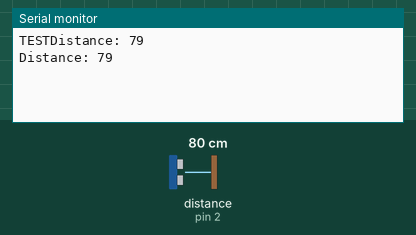
Simulated run of this sketch. Board: Arduino Uno, built with avr-gcc and run on an emulated ATmega328P. Shown: the last lines printed to the serial monitor. The inputs (shaded band) are chosen by the test bench; at power-on: distance to the obstacle (sensor on pin 2) 80 cm. The echo pulse lasts 58.3 µs per cm.

Above: at 1.8 s.
1.9 s: distance to the obstacle (sensor on pin 2) set to 2 cm
At 2.8 s:
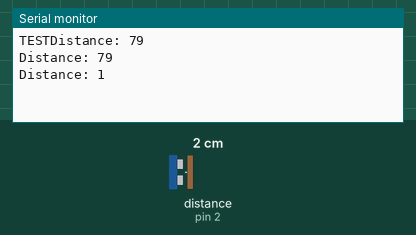
3.4 s: distance to the obstacle (sensor on pin 2) set to 4 cm
At 4.5 s:
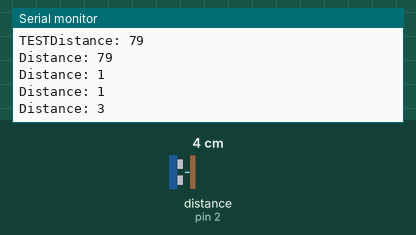
Timing chart, 0 to 6.4 s (numbered marks = the images above; inputs shaded):
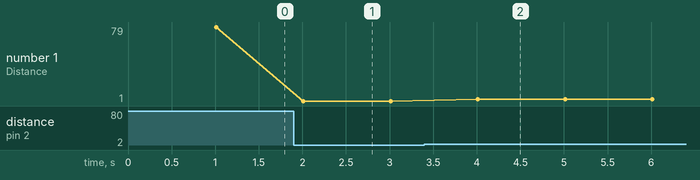

Measured:
- after the input at 1.9 s, the serial monitor: prints a new line after 0.11 s (image 1)
- after the input at 3.4 s, the serial monitor: prints a new line after 0.61 s (image 2)
- plotted number 1: 79 → 1 after the input at 1.9 s, 1 → 3 after the input at 3.4 s

The sketch:

TEST_ULTRASONIC.ino
```cpp
/*
* Ultrasonic Sensor HC-SR04 and Arduino Tutorial
*
* Crated by Dejan Nedelkovski,
* www.HowToMechatronics.com
*
*/
// defines pins numbers
const int trigPin = 1;
const int echoPin = 2;
// defines variables
long duration;
int distance;
void setup() {
pinMode(trigPin, OUTPUT); // Sets the trigPin as an Output
pinMode(echoPin, INPUT); // Sets the echoPin as an Input
Serial.begin(9600); // Starts the serial communication
Serial.print("TEST");
}
void loop() {
// Clears the trigPin
digitalWrite(trigPin, LOW);
delayMicroseconds(2);
// Sets the trigPin on HIGH state for 10 micro seconds
digitalWrite(trigPin, HIGH);
delayMicroseconds(10);
digitalWrite(trigPin, LOW);
// Reads the echoPin, returns the sound wave travel time in microseconds
duration = pulseIn(echoPin, HIGH);
// Calculating the distance
distance= duration*0.034/2;
// Prints the distance on the Serial Monitor
Serial.print("Distance: ");
Serial.println(distance);
delay(1000);
}
```
